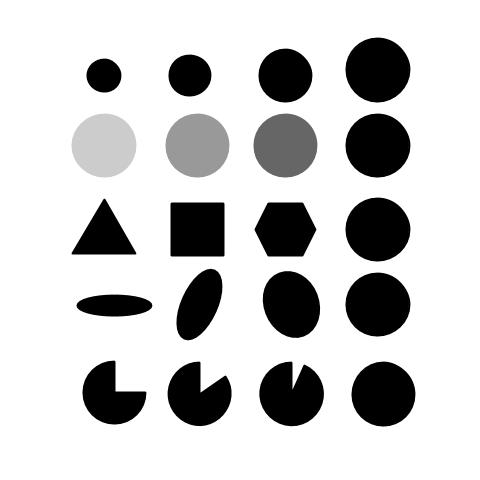
//> input picture cvTest/blob.jpg, 480 x 480 px, given in place of the camera
$ ./main   (built with g++ and OpenCV 4)
//> lines starting //> are read from the running program, lines starting //| are printed output that depends on the picture; after the words box and inside, x2 and y2 are one past the last pixel; in counts of white or black regions, pixels touching at a corner belong together
#include <iostream>
#include "opencv2/core/core.hpp"
#include <opencv2/highgui/highgui.hpp>
#include <opencv2/imgproc/imgproc.hpp>
#include <sstream>
#include <string>
#include <opencv2/features2d/features2d.hpp>

using namespace cv;
using namespace std;
int cutWhite = 100;
int cutBlack = 100;

int main()
{
    VideoCapture stream1(0);

    while (true) {
        Mat cameraFrame, gray,
            threshWhite, threshBlack, \
            blurWhite, blurBlack, \
            cannyWhite, cannyBlack;

        // read webcam
        stream1.read(cameraFrame);
//> cameraFrame is the input picture: 480 rows x 480 cols, CV_8UC3; min 0, max 255, mean 203
        namedWindow( "Original");
        imshow( "Original", cameraFrame);

        cvtColor(cameraFrame, gray, CV_BGR2GRAY);

        threshold( gray, threshBlack, 100, 255 , THRESH_BINARY);
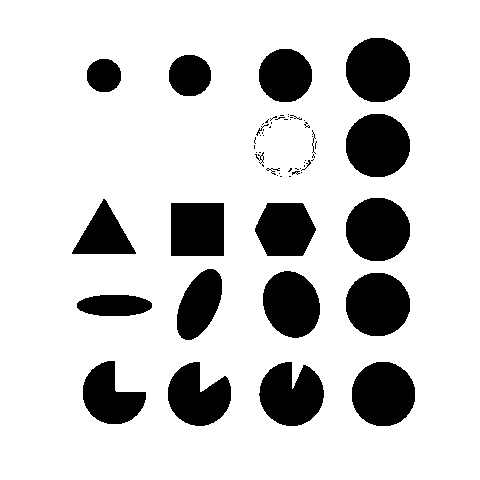
//> threshBlack: 480 rows x 480 cols, CV_8UC1; 81.4% white; 62 black regions (40 under 20 px), largest, box (x1, y1, x2, y2) and area: (346, 38, 410, 102) 3262, (352, 362, 415, 426) 3221, (346, 198, 410, 261) 3220
        threshold( gray, threshWhite, 170, 255 , THRESH_BINARY_INV);
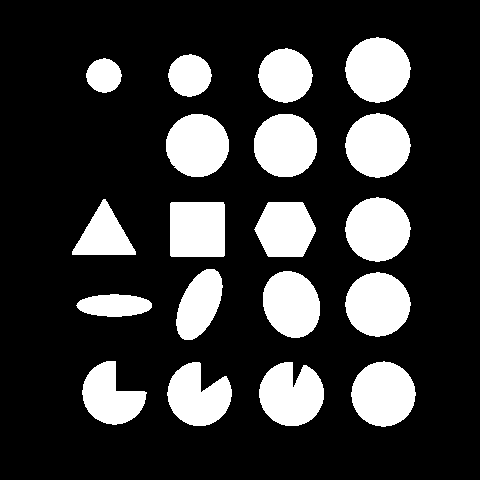
//> threshWhite: 480 rows x 480 cols, CV_8UC1; 21.7% white; 19 white regions, largest, box (x1, y1, x2, y2) and area: (345, 37, 411, 103) 3315, (345, 272, 411, 337) 3273, (345, 197, 411, 262) 3269

        blur( threshWhite, blurWhite, Size(7,7) );
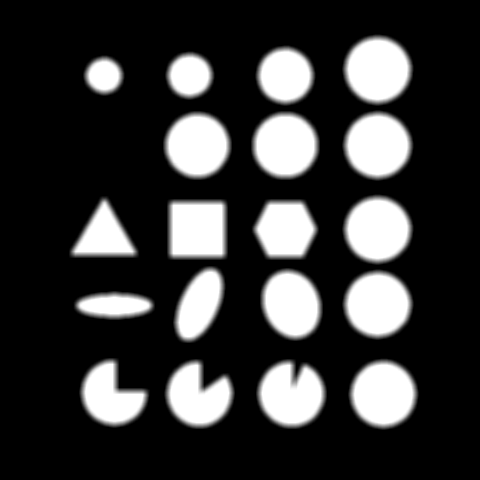
//> blurWhite: 480 rows x 480 cols, CV_8UC1; min 0, max 255, mean 55.4
        blur( threshBlack, blurBlack, Size(7,7) );
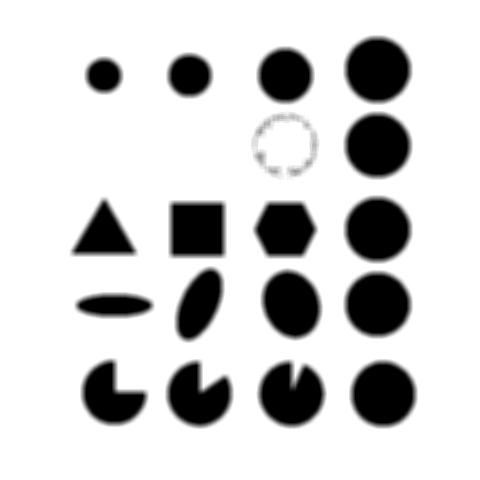
//> blurBlack: 480 rows x 480 cols, CV_8UC1; min 0, max 255, mean 207.6

        Canny( blurWhite, cannyWhite, cutWhite, cutWhite*2, 3 );
//> cannyWhite: 480 rows x 480 cols, CV_8UC1; 1.9% white in thin lines or dots, all inside (x1, y1, x2, y2) = (71, 35, 415, 426)
        Canny( blurBlack, cannyBlack, cutBlack, cutBlack*2, 3 );
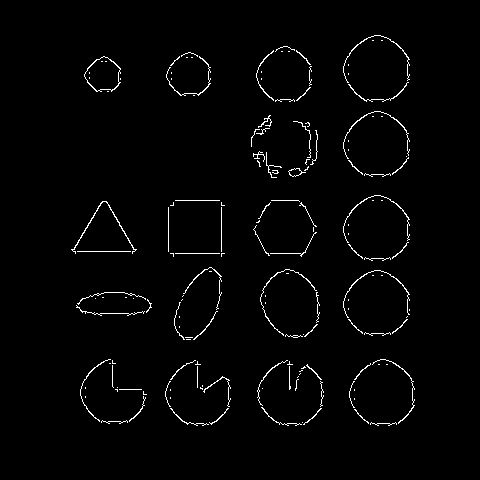
//> cannyBlack: 480 rows x 480 cols, CV_8UC1; 1.8% white in thin lines or dots, all inside (x1, y1, x2, y2) = (71, 35, 415, 426)

        namedWindow( "ThreshBlack");
        imshow( "ThreshBlack", cannyBlack);

        vector<vector<Point> > contoursWhite;
        vector<vector<Point> > contoursBlack;

        vector<Vec4i> hierarchy;

        findContours( cannyWhite, contoursWhite, CV_RETR_TREE, CV_CHAIN_APPROX_SIMPLE, Point(0, 0) );
//> contoursWhite = 175 contours, 168 with area under 20; largest, box (x1, y1, x2, y2) and area: (71, 200, 137, 252) 52, (166, 52, 211, 96) 38, (260, 268, 299, 337) 30, (347, 218, 410, 261) 28, (347, 270, 409, 292) 26, (174, 301, 217, 340) 22, (76, 291, 153, 313) 22
        findContours( cannyBlack, contoursBlack, CV_RETR_EXTERNAL, CV_CHAIN_APPROX_SIMPLE, Point(0, 0) );
//> contoursBlack = 155 contours, 141 with area under 20; largest, box (x1, y1, x2, y2) and area: (84, 56, 121, 92) 886, (288, 168, 306, 177) 74, (71, 201, 137, 254) 54, (260, 269, 317, 336) 30, (343, 111, 410, 159) 28

        vector<vector<Point> > contours_poly1( contoursWhite.size() );
//> contours_poly1 = 175 empty contours
        vector<Rect> boundRect1( contoursWhite.size() );

        vector<vector<Point> > contours_poly2( contoursBlack.size() );
//> contours_poly2 = 155 empty contours
        vector<Rect> boundRect2( contoursBlack.size() );

        for( int i = 0; i < contoursWhite.size(); i++ )
           { approxPolyDP( Mat(contoursWhite[i]), contours_poly1[i], 3, true );
             boundRect1[i] = boundingRect( Mat(contours_poly1[i]) );
           }
//> after the loop, contours_poly1 = 175 contours, 158 with area under 20; largest, box (x1, y1, x2, y2) and area: (253, 201, 316, 258) 109, (84, 312, 145, 317) 108, (71, 200, 137, 252) 72, (251, 132, 273, 176) 58, (260, 268, 299, 337) 52; boundRect1 = 175 Rects (x, y, width, height), first 8: [189, 424, 21, 1], [281, 423, 24, 2], [280, 422, 1, 1], [210, 422, 1, 1], [188, 422, 1, 1], [102, 421, 25, 1], [353, 408, 43, 18], [397, 407, 17, 18]

        for( int i = 0; i < contoursBlack.size(); i++ )
           { approxPolyDP( Mat(contoursBlack[i]), contours_poly2[i], 1, true );
             boundRect2[i] = boundingRect( Mat(contours_poly2[i]) );
           }
//> after the loop, contours_poly2 = 155 contours, 145 with area under 20; largest, box (x1, y1, x2, y2) and area: (84, 56, 121, 92) 887, (288, 168, 306, 177) 76, (260, 269, 317, 336) 26, (71, 201, 137, 254) 24, (257, 360, 288, 406) 24; boundRect2 = 155 Rects (x, y, width, height), first 8: [370, 422, 27, 4], [302, 422, 1, 1], [101, 420, 27, 4], [354, 409, 15, 15], [303, 408, 19, 17], [209, 408, 20, 17], [170, 408, 39, 18], [261, 407, 41, 19]

        Mat boxesWhite = Mat::zeros(cannyWhite.size(), CV_8UC3 );
        Mat boxesBlack = Mat::zeros(cannyBlack.size(), CV_8UC3 );

        Scalar color(255, 255, 255 );

        for( int i = 0; i< contoursWhite.size(); i++ ){
             drawContours( boxesWhite, contours_poly1, i, color, 1, 8, vector<Vec4i>(), 0, Point() );
             rectangle( boxesWhite, boundRect1[i].tl(), boundRect1[i].br(), color, 2, 8, 0 );
           }
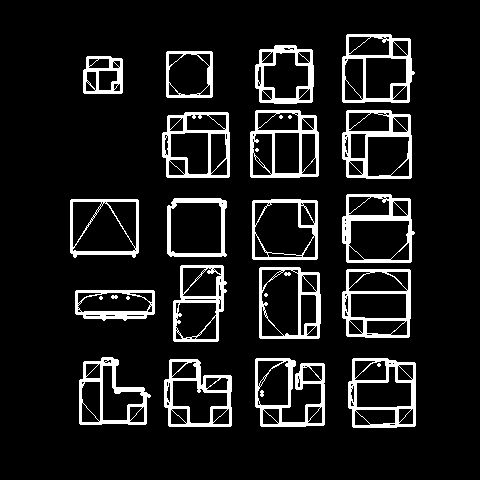
//> boxesWhite: 480 rows x 480 cols, CV_8UC3; 10.5% white; 29 white regions (7 under 20 px), largest, box (x1, y1, x2, y2) and area: (255, 358, 325, 427) 1605, (342, 110, 412, 179) 1551, (348, 358, 416, 428) 1542

        for( int i = 0; i< contoursBlack.size(); i++ ){
             drawContours( boxesBlack, contours_poly2, i, color, 1, 8, vector<Vec4i>(), 0, Point() );
             rectangle( boxesBlack, boundRect2[i].tl(), boundRect2[i].br(), color, 2, 8, 0 );
           }
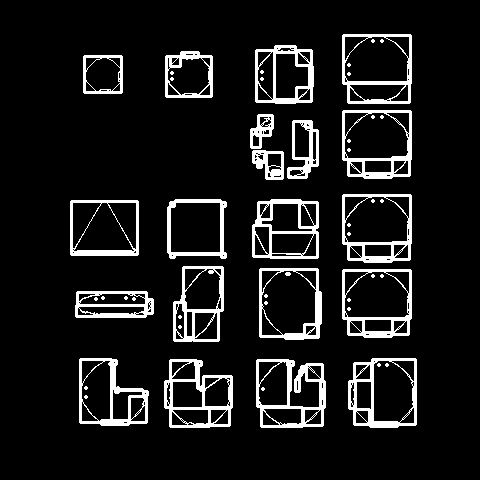
//> boxesBlack: 480 rows x 480 cols, CV_8UC3; 9.9% white; 54 white regions (33 under 20 px), largest, box (x1, y1, x2, y2) and area: (256, 359, 326, 428) 1707, (164, 359, 233, 428) 1567, (348, 358, 417, 428) 1445

        /// Show in a window
        namedWindow( "ContoursWhite", CV_WINDOW_AUTOSIZE );
        imshow( "ContoursWhite", boxesWhite);

        namedWindow( "ContoursBlack", CV_WINDOW_AUTOSIZE );
        imshow( "ContoursBlack", boxesBlack);

        if (waitKey(30) >= 0)
//> the Esc key is pressed
            break;
    }

    return 0;
}
